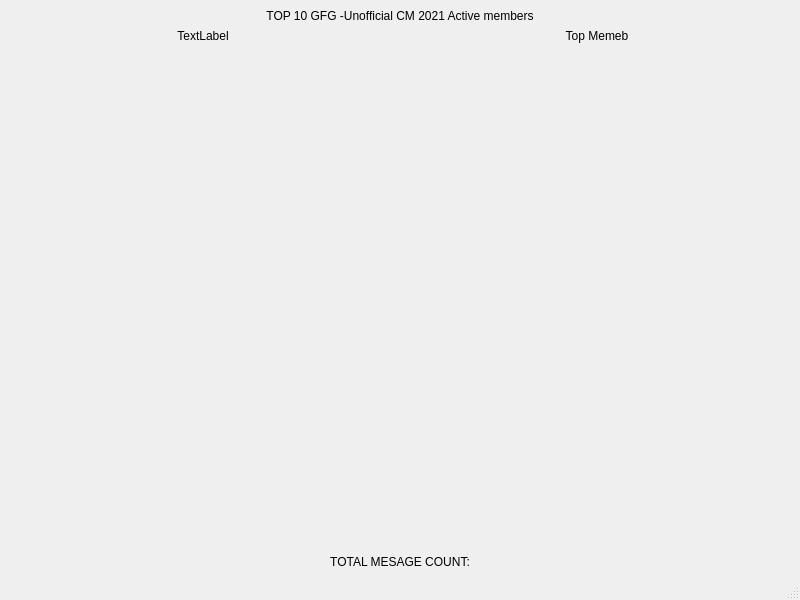
<?xml version="1.0" encoding="UTF-8"?>
<ui version="4.0">
 <class>MainWindow</class>
 <widget class="QMainWindow" name="MainWindow">
  <property name="geometry">
   <rect>
    <x>0</x>
    <y>0</y>
    <width>800</width>
    <height>600</height>
   </rect>
  </property>
  <property name="windowTitle">
   <string>MainWindow</string>
  </property>
  <widget class="QWidget" name="centralwidget">
   <layout class="QGridLayout" name="gridLayout">
    <item row="0" column="0">
     <layout class="QVBoxLayout" name="verticalLayout_2" stretch="0,10,0">
      <item>
       <layout class="QVBoxLayout" name="verticalLayout">
        <item>
         <widget class="QLabel" name="heading">
          <property name="text">
           <string>TOP 10 GFG -Unofficial CM 2021 Active members</string>
          </property>
          <property name="alignment">
           <set>Qt::AlignCenter</set>
          </property>
         </widget>
        </item>
        <item>
         <layout class="QHBoxLayout" name="horizontalLayout" stretch="0,0">
          <item>
           <widget class="QLabel" name="date">
            <property name="text">
             <string>TextLabel</string>
            </property>
            <property name="alignment">
             <set>Qt::AlignCenter</set>
            </property>
           </widget>
          </item>
          <item>
           <widget class="QLabel" name="top">
            <property name="text">
             <string>Top Memeb</string>
            </property>
            <property name="alignment">
             <set>Qt::AlignCenter</set>
            </property>
           </widget>
          </item>
         </layout>
        </item>
       </layout>
      </item>
      <item>
       <widget class="QCustomPlot" name="customPlot" native="true"/>
      </item>
      <item>
       <widget class="QLabel" name="msg">
        <property name="text">
         <string>TOTAL MESAGE COUNT:</string>
        </property>
        <property name="alignment">
         <set>Qt::AlignCenter</set>
        </property>
       </widget>
      </item>
     </layout>
    </item>
   </layout>
  </widget>
  <widget class="QMenuBar" name="menubar">
   <property name="geometry">
    <rect>
     <x>0</x>
     <y>0</y>
     <width>800</width>
     <height>22</height>
    </rect>
   </property>
  </widget>
  <widget class="QStatusBar" name="statusbar"/>
 </widget>
 <customwidgets>
  <customwidget>
   <class>QCustomPlot</class>
   <extends>QWidget</extends>
   <header>qcustomplot.h</header>
   <container>1</container>
  </customwidget>
 </customwidgets>
 <resources/>
 <connections/>
</ui>
